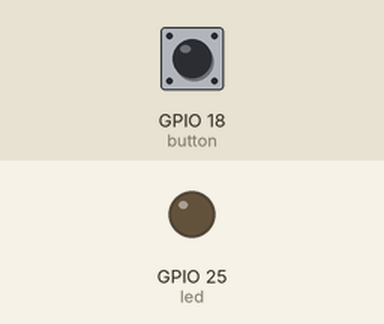
Simulated run of this program. Board: Raspberry Pi (BCM pin numbers). Shown: output pins drawn as LEDs (lit = HIGH). The inputs (shaded band) are chosen by the test bench; at power-on: GPIO 18 (button) HIGH. The clock reads 2024-03-15 10:24:30 at power-on unless the program sets it; what the program prints to the terminal is not drawn.

Above: at 1.2 s.
1.3 s: GPIO 18 (button) pulled LOW for 0.15 s
At 1.8 s:
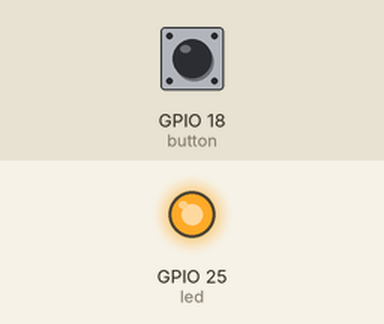
2.9 s: GPIO 18 (button) pulled LOW for 1 s
At 4.3 s:
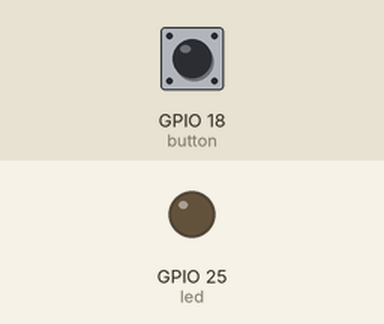
5.4 s: GPIO 18 (button) pulled LOW for 3.2 s
At 9.1 s:
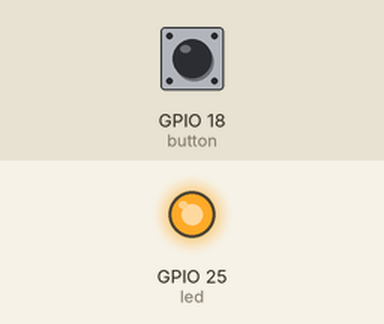
Timing chart, 0 to 10.6 s (numbered marks = the images above; inputs shaded):
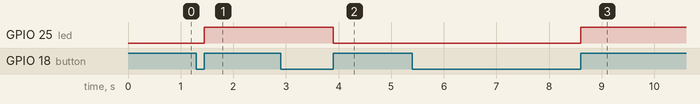

Measured:
- after the input at 1.3 s, GPIO 25 (led): LOW → HIGH after 0.15 s
- after the input at 2.9 s, GPIO 25 (led): HIGH → LOW after 1.0 s
- after the input at 5.4 s, GPIO 25 (led): LOW → HIGH after 3.2 s

The program:

button1.py
```python
import signal
from gpiozero import Button,LED
from datetime import datetime

def user_release():
    print("使用者按下放開")
    led.toggle()
    now = datetime.now()
    now_str = now.strftime('%Y-%m-%d %H:%M:%S')
    print(now_str)
    if led.is_lit:
        print ("燈是開的")
    else:
        print ("燈是關的")


if __name__ == '__main__':
    button = Button(pin=18)
    button.when_released = user_release
    led = LED(pin=25)
    signal.pause()
```
